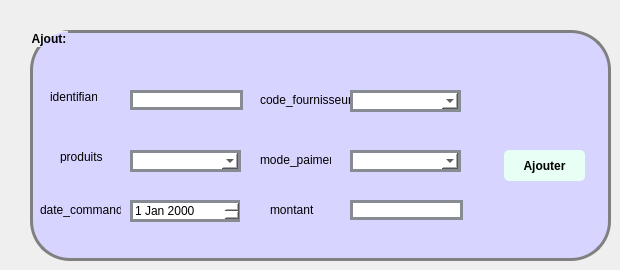
            <widget class="QWidget" name="tab_14">
             <attribute name="title">
              <string>Ajouter_commande</string>
             </attribute>
             <widget class="QGroupBox" name="groupBox_11">
              <property name="geometry">
               <rect>
                <x>30</x>
                <y>30</y>
                <width>581</width>
                <height>231</height>
               </rect>
              </property>
              <property name="styleSheet">
               <string notr="true">QGroupBox {
padding: 5px;
border-radius: 5px;
font-weight: bold;
border: 3px solid gray;
border-radius: 40px;
background: #d7d4ff;
}</string>
              </property>
              <property name="title">
               <string>Ajout:</string>
              </property>
              <widget class="QLabel" name="label_40">
               <property name="geometry">
                <rect>
                 <x>20</x>
                 <y>60</y>
                 <width>47</width>
                 <height>13</height>
                </rect>
               </property>
               <property name="text">
                <string>identifiant</string>
               </property>
              </widget>
              <widget class="QLineEdit" name="id">
               <property name="geometry">
                <rect>
                 <x>100</x>
                 <y>60</y>
                 <width>113</width>
                 <height>20</height>
                </rect>
               </property>
               <property name="styleSheet">
                <string notr="true">QLineEdit {
	font: 75 8pt &quot;MS Shell Dlg 2&quot;;
border: 3px solid #878b94;
border-radius: 40pxt;
background: white;
}</string>
               </property>
              </widget>
              <widget class="QLabel" name="label_41">
               <property name="geometry">
                <rect>
                 <x>30</x>
                 <y>120</y>
                 <width>47</width>
                 <height>13</height>
                </rect>
               </property>
               <property name="text">
                <string>produits</string>
               </property>
              </widget>
              <widget class="QLabel" name="label_42">
               <property name="geometry">
                <rect>
                 <x>10</x>
                 <y>170</y>
                 <width>81</width>
                 <height>20</height>
                </rect>
               </property>
               <property name="text">
                <string>date_commande</string>
               </property>
              </widget>
              <widget class="QPushButton" name="pb_ajouter">
               <property name="geometry">
                <rect>
                 <x>474</x>
                 <y>120</y>
                 <width>81</width>
                 <height>31</height>
                </rect>
               </property>
               <property name="styleSheet">
                <string notr="true">QPushButton {
padding: 5px;
border-radius: 5px;
background-color:#e7fff5;
font-weight: bold;
}
QPushButton:hover
{
color :white;
}</string>
               </property>
               <property name="text">
                <string>Ajouter</string>
               </property>
              </widget>
              <widget class="QLabel" name="label_43">
               <property name="geometry">
                <rect>
                 <x>230</x>
                 <y>120</y>
                 <width>71</width>
                 <height>20</height>
                </rect>
               </property>
               <property name="text">
                <string>mode_paiment</string>
               </property>
              </widget>
              <widget class="QLabel" name="label_44">
               <property name="geometry">
                <rect>
                 <x>240</x>
                 <y>170</y>
                 <width>51</width>
                 <height>20</height>
                </rect>
               </property>
               <property name="text">
                <string>montant</string>
               </property>
              </widget>
              <widget class="QLineEdit" name="montant">
               <property name="geometry">
                <rect>
                 <x>320</x>
                 <y>170</y>
                 <width>113</width>
                 <height>20</height>
                </rect>
               </property>
               <property name="styleSheet">
                <string notr="true">QLineEdit {
	font: 75 8pt &quot;MS Shell Dlg 2&quot;;
border: 3px solid #878b94;
border-radius: 40pxt;
background: white;
}</string>
               </property>
              </widget>
              <widget class="QLabel" name="label_45">
               <property name="geometry">
                <rect>
                 <x>230</x>
                 <y>60</y>
                 <width>91</width>
                 <height>20</height>
                </rect>
               </property>
               <property name="text">
                <string>code_fournisseur</string>
               </property>
              </widget>
              <widget class="QComboBox" name="comboBoxchercher_2">
               <property name="geometry">
                <rect>
                 <x>320</x>
                 <y>60</y>
                 <width>111</width>
                 <height>22</height>
                </rect>
               </property>
               <property name="styleSheet">
                <string notr="true">QComboBox {
	font: 75 8pt &quot;MS Shell Dlg 2&quot;;
border: 3px solid #878b94;
border-radius: 40pxt;
background: white;
}</string>
               </property>
              </widget>
              <widget class="QComboBox" name="comboBox_p">
               <property name="geometry">
                <rect>
                 <x>100</x>
                 <y>120</y>
                 <width>111</width>
                 <height>22</height>
                </rect>
               </property>
               <property name="styleSheet">
                <string notr="true">QComboBox {
	font: 75 8pt &quot;MS Shell Dlg 2&quot;;
border: 3px solid #878b94;
border-radius: 40pxt;
background: white;
}</string>
               </property>
              </widget>
              <widget class="QComboBox" name="comboBox_m">
               <property name="geometry">
                <rect>
                 <x>320</x>
                 <y>120</y>
                 <width>111</width>
                 <height>22</height>
                </rect>
               </property>
               <property name="styleSheet">
                <string notr="true">QComboBox {
	font: 75 8pt &quot;MS Shell Dlg 2&quot;;
border: 3px solid #878b94;
border-radius: 40pxt;
background: white;
}</string>
               </property>
              </widget>
              <widget class="QDateEdit" name="date">
               <property name="geometry">
                <rect>
                 <x>100</x>
                 <y>170</y>
                 <width>110</width>
                 <height>22</height>
                </rect>
               </property>
               <property name="styleSheet">
                <string notr="true">QDateEdit {
	font: 75 8pt &quot;MS Shell Dlg 2&quot;;
border: 3px solid #878b94;
border-radius: 40pxt;
background: white;
}</string>
               </property>
              </widget>
             </widget>
            </widget>
